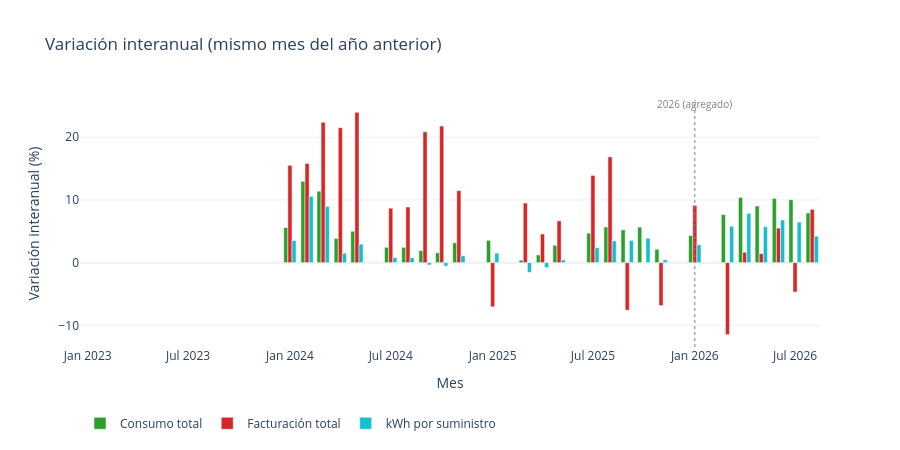

The cell this chart's notebook holds for it:
### Markdown cell above
### 6.1 Variación interanual (YoY)

Compara cada mes con **el mismo mes del año anterior**, lo que elimina la estacionalidad "de calendario". Solo aparecen meses donde ambos existen. Para 2026 vs. 2025 la comparación es de **totales y suministros** (compatibles), no de distribuciones.

### Code cell
yoy = m[["kwh_yoy", "fact_yoy", "kwh_ps_yoy", "n_yoy"]].dropna(how="all")
yoy = yoy[yoy.notna().any(axis=1)]
print(f"Meses con comparación interanual disponible: {yoy['kwh_yoy'].notna().sum()}")

fig = go.Figure()
for col, nombre, color in [("kwh_yoy", "Consumo total", COLOR_CONSUMO), ("fact_yoy", "Facturación total", COLOR_FACTURA),
                           ("kwh_ps_yoy", "kWh por suministro", "#17becf")]:
    fig.add_trace(go.Bar(x=m.index, y=m[col], name=nombre, marker_color=color,
                         hovertemplate="%{x|%Y-%m}<br>" + nombre + ": %{y:+.2f}% vs. mismo mes año anterior<extra></extra>"))
marca_vertical(fig, pd.Timestamp("2026-01-01"), "2026 (agregado)")
fig.update_layout(title="Variación interanual (mismo mes del año anterior)", xaxis_title="Mes", yaxis_title="Variación interanual (%)",
                  barmode="group", legend=dict(orientation="h", y=-0.25), height=450)
fig.show()

res_yoy = (m.assign(anio_obs=m["anio"])[["anio_obs", "kwh_yoy", "fact_yoy", "kwh_ps_yoy"]].dropna(how="all", subset=["kwh_yoy", "fact_yoy"])
             .groupby("anio_obs").agg(meses=("kwh_yoy", "count"), kwh_yoy_mediana=("kwh_yoy", "median"),
                                      fact_yoy_mediana=("fact_yoy", "median"), kwh_ps_yoy_mediana=("kwh_ps_yoy", "median")))
print("\nMediana de la variación interanual por año observado (%):")
display(res_yoy.style.format("{:,.2f}"))
